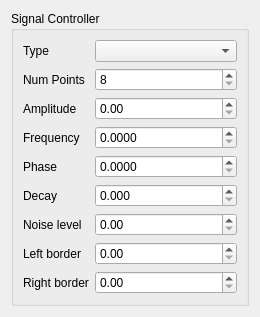
<?xml version="1.0" encoding="UTF-8"?>
<ui version="4.0">
 <class>Form</class>
 <widget class="QWidget" name="Form">
  <property name="geometry">
   <rect>
    <x>0</x>
    <y>0</y>
    <width>260</width>
    <height>304</height>
   </rect>
  </property>
  <property name="windowTitle">
   <string>Form</string>
  </property>
  <layout class="QVBoxLayout" name="verticalLayout">
   <item>
    <widget class="QGroupBox" name="groupBox">
     <property name="title">
      <string>Signal Controller</string>
     </property>
     <layout class="QFormLayout" name="formLayout">
      <item row="0" column="0">
       <widget class="QLabel" name="type">
        <property name="text">
         <string>Type</string>
        </property>
       </widget>
      </item>
      <item row="0" column="1">
       <widget class="QComboBox" name="sigTBox"/>
      </item>
      <item row="1" column="0">
       <widget class="QLabel" name="numPoints">
        <property name="text">
         <string>Num Points</string>
        </property>
       </widget>
      </item>
      <item row="1" column="1">
       <widget class="QSpinBox" name="numSBox">
        <property name="minimum">
         <number>8</number>
        </property>
        <property name="maximum">
         <number>32768</number>
        </property>
       </widget>
      </item>
      <item row="2" column="0">
       <widget class="QLabel" name="ampl">
        <property name="text">
         <string>Amplitude</string>
        </property>
       </widget>
      </item>
      <item row="2" column="1">
       <widget class="QDoubleSpinBox" name="ampSBox">
        <property name="maximum">
         <double>100.000000000000000</double>
        </property>
        <property name="singleStep">
         <double>1.000000000000000</double>
        </property>
        <property name="value">
         <double>0.000000000000000</double>
        </property>
       </widget>
      </item>
      <item row="3" column="0">
       <widget class="QLabel" name="freq">
        <property name="text">
         <string>Frequency</string>
        </property>
       </widget>
      </item>
      <item row="3" column="1">
       <widget class="QDoubleSpinBox" name="frqSBox">
        <property name="decimals">
         <number>4</number>
        </property>
        <property name="maximum">
         <double>1.000000000000000</double>
        </property>
        <property name="singleStep">
         <double>0.010000000000000</double>
        </property>
        <property name="value">
         <double>0.000000000000000</double>
        </property>
       </widget>
      </item>
      <item row="4" column="0">
       <widget class="QLabel" name="phase">
        <property name="text">
         <string>Phase</string>
        </property>
       </widget>
      </item>
      <item row="4" column="1">
       <widget class="QDoubleSpinBox" name="phsSBox">
        <property name="decimals">
         <number>4</number>
        </property>
        <property name="maximum">
         <double>6.500000000000000</double>
        </property>
        <property name="singleStep">
         <double>0.100000000000000</double>
        </property>
        <property name="value">
         <double>0.000000000000000</double>
        </property>
       </widget>
      </item>
      <item row="5" column="0">
       <widget class="QLabel" name="decay">
        <property name="text">
         <string>Decay</string>
        </property>
       </widget>
      </item>
      <item row="5" column="1">
       <widget class="QDoubleSpinBox" name="decSBox">
        <property name="decimals">
         <number>3</number>
        </property>
        <property name="maximum">
         <double>300.000000000000000</double>
        </property>
        <property name="singleStep">
         <double>1.000000000000000</double>
        </property>
        <property name="value">
         <double>0.000000000000000</double>
        </property>
       </widget>
      </item>
      <item row="6" column="0">
       <widget class="QLabel" name="noise">
        <property name="text">
         <string>Noise level</string>
        </property>
       </widget>
      </item>
      <item row="6" column="1">
       <widget class="QDoubleSpinBox" name="noiseSBox">
        <property name="maximum">
         <double>1.000000000000000</double>
        </property>
        <property name="singleStep">
         <double>0.010000000000000</double>
        </property>
        <property name="value">
         <double>0.000000000000000</double>
        </property>
       </widget>
      </item>
      <item row="7" column="0">
       <widget class="QLabel" name="r_border">
        <property name="text">
         <string>Left border</string>
        </property>
       </widget>
      </item>
      <item row="7" column="1">
       <widget class="QDoubleSpinBox" name="lboardSBox">
        <property name="maximum">
         <double>1.000000000000000</double>
        </property>
        <property name="singleStep">
         <double>0.010000000000000</double>
        </property>
        <property name="value">
         <double>0.000000000000000</double>
        </property>
       </widget>
      </item>
      <item row="8" column="0">
       <widget class="QLabel" name="l_border">
        <property name="text">
         <string>Right border</string>
        </property>
       </widget>
      </item>
      <item row="8" column="1">
       <widget class="QDoubleSpinBox" name="rboardSBox">
        <property name="maximum">
         <double>1.000000000000000</double>
        </property>
        <property name="singleStep">
         <double>0.010000000000000</double>
        </property>
        <property name="value">
         <double>0.000000000000000</double>
        </property>
       </widget>
      </item>
     </layout>
    </widget>
   </item>
   <item>
    <spacer name="verticalSpacer">
     <property name="orientation">
      <enum>Qt::Vertical</enum>
     </property>
     <property name="sizeHint" stdset="0">
      <size>
       <width>45</width>
       <height>39</height>
      </size>
     </property>
    </spacer>
   </item>
  </layout>
 </widget>
 <resources/>
 <connections/>
</ui>
